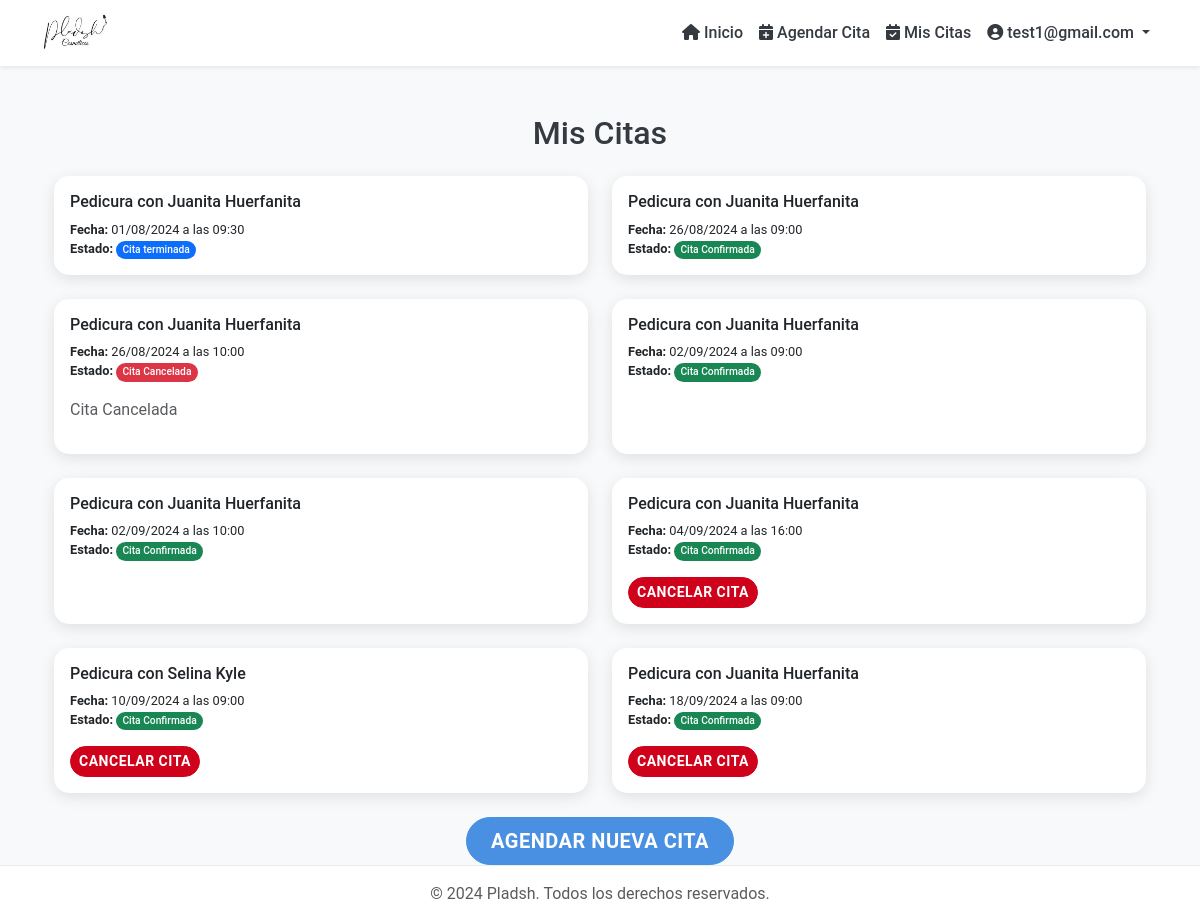
Page /ver-citas/ (signed in) on the earlier database version.
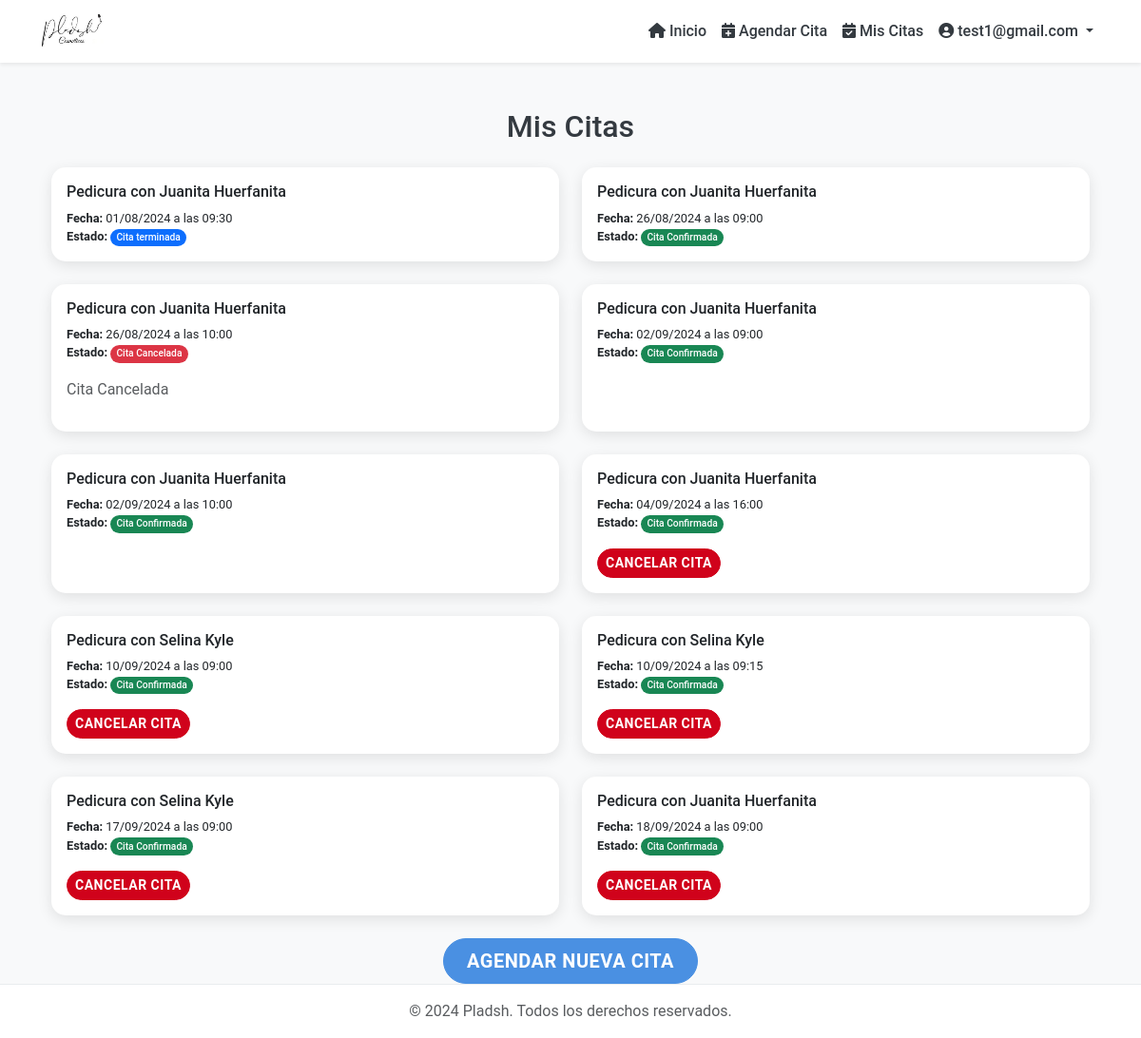
Same page on the later database version.
### citas/models.py (models this page shows, shortened)
class Cita(models.Model):
    ESTADO_CANCELADA = 1
    ESTADO_CONFIRMADA = 2
    ESTADO_EN_PROCESO = 3
    ESTADO_TERMINADA = 4
    OPCIONES_ESTADO = [
        (ESTADO_CANCELADA, "Cita Cancelada"),
        (ESTADO_CONFIRMADA, "Cita Confirmada"),
        (ESTADO_EN_PROCESO, "En Proceso"),
        (ESTADO_TERMINADA, "Cita terminada")
    ]
    cliente = models.ForeignKey(Cliente, on_delete=models.CASCADE, related_name="citas")
    servicio = models.ForeignKey(Servicio, on_delete=models.CASCADE)
    empleado = models.ForeignKey(Empleado, on_delete=models.CASCADE, related_name="empleados")
    fecha = models.DateField(null=True, blank=True)
    hora_inicio = models.TimeField(null=True, blank=True)
    estado = models.IntegerField(choices=OPCIONES_ESTADO, default=ESTADO_CONFIRMADA)
    notas = models.TextField(blank=True)
    def es_cancelable(self):
     fecha_hora_cita = timezone.make_aware(datetime.combine(self.fecha, self.hora_inicio))
     return fecha_hora_cita > timezone.now()

class Servicio(models.Model):
    nombre = models.CharField(max_length=100)
    descripcion = models.TextField()
    precio = models.DecimalField(max_digits=10, decimal_places=2)
    duracion = models.PositiveIntegerField()
    imagen = models.ImageField(upload_to='servicios/', null=True, blank=True)

class Empleado(models.Model):
    cedula = models.CharField(max_length=10, unique=True)
    nombre = models.CharField(max_length=100)
    email = models.EmailField()
    celular = models.CharField(max_length=10)
    servicios = models.ManyToManyField(Servicio, related_name="empleados")

### citas/views.py (the view)
# urls.py: path('ver-citas/', citas_views.ver_citas, name='ver_citas'),
@login_required
def ver_citas(request):
    citas = Cita.objects.filter(cliente=request.user.cliente).select_related('servicio', 'empleado').order_by('fecha', 'hora_inicio')
    return render(request, 'ver_citas.html', {'citas': citas})

### citas/templates/ver_citas.html
{% extends "base.html" %}
{% load static %}
{% block content %}
<div class="container mt-5">
    <h2 class="text-center mb-4">Mis Citas</h2>
    {% if citas %}
        <div class="row row-cols-1 row-cols-md-2 g-4">
            {% for cita in citas %}
                <div class="col">
                    <div class="card h-100">
                        <div class="card-body">
                            <h5 class="card-title">{{ cita.servicio.nombre }} con {{ cita.empleado.nombre }}</h5>
                            <p class="card-text">
                                <strong>Fecha:</strong> {{ cita.fecha|date:"d/m/Y" }} a las {{ cita.hora_inicio|time:"H:i" }}<br>
                                <strong>Estado:</strong>
                                <span class="badge {% if cita.estado == cita.ESTADO_CONFIRMADA %}bg-success{% elif cita.estado == cita.ESTADO_CANCELADA %}bg-danger{% else %}bg-primary{% endif %}">
                                    {{ cita.get_estado_display }}
                                </span>
                            </p>
                            {% if cita.estado == cita.ESTADO_CONFIRMADA and cita.es_cancelable %}
                                <a href="{% url 'cancelar_cita' cita.id %}" class="btn btn-danger btn-sm" onclick="return confirm('¿Estás seguro de que deseas cancelar esta cita?');">Cancelar Cita</a>
                            {% elif cita.estado == cita.ESTADO_CANCELADA %}
                                <p class="text-muted">Cita Cancelada</p>
                            {% endif %}
                        </div>
                    </div>
                </div>
            {% endfor %}
        </div>
    {% else %}
        <div class="alert alert-info" role="alert">
            No tienes citas programadas.
        </div>
    {% endif %}
    <div class="text-center mt-4">
        <a href="{% url 'agendar_cita' %}" class="btn btn-primary btn-lg">Agendar Nueva Cita</a>
    </div>
</div>
{% endblock %}

Differences in the rows shown:
added Cita: servicio.nombre "Pedicura", empleado.nombre "Selina Kyle", fecha "10/09/2024", hora_inicio "09:15", estado "Cita Confirmada", shows "CANCELAR CITA"
added Cita: servicio.nombre "Pedicura", empleado.nombre "Selina Kyle", fecha "17/09/2024", hora_inicio "09:00", estado "Cita Confirmada", shows "CANCELAR CITA"
